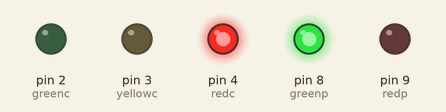
This sketch was run on a simulated Arduino Uno, built with avr-gcc and run on an emulated ATmega328P. Parts: output pins drawn as LEDs (lit = HIGH).

Above: at 2.0 s.
At 17.0 s:
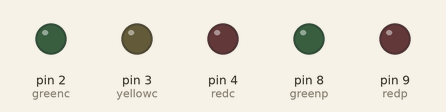
At 20.0 s:
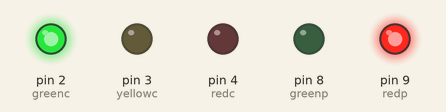
At 23.5 s:
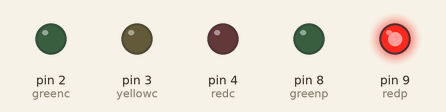
At 34.0 s:
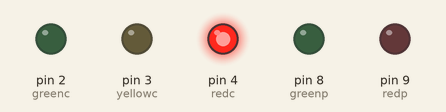
Timing chart, 0 to 37.7 s (numbered marks = the images above):
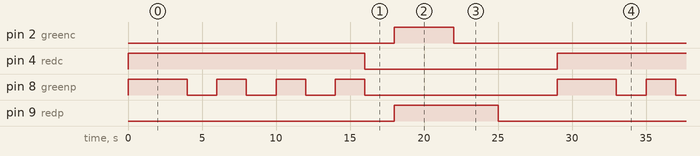

Measured:
- by itself, pin 2 (greenc): alternates HIGH for 4.0 s and LOW for 25.0 s
- by itself, pin 4 (redc): alternates HIGH for 16.0 s and LOW for 13.0 s
- by itself, pin 8 (greenp): repeats every 29.0 s: 3 × (LOW 2.0 s, HIGH 2.0 s), LOW 13.0 s, HIGH 4.0 s
- by itself, pin 9 (redp): alternates HIGH for 7.0 s and LOW for 22.0 s

The sketch:

traffict_lights.ino
```cpp
#define redc 4
#define yellowc 3
#define greenc 2

#define greenp 8
#define redp 9

void setup() {
// Select the outputs
  pinMode(redc, OUTPUT);
  pinMode(yellowc, OUTPUT);
  pinMode(greenc, OUTPUT);

  pinMode(greenp, OUTPUT);
  pinMode(redp, OUTPUT);

}

void loop() {
  // put your main code here, to run repeatedly:

  digitalWrite(redc, HIGH);
  digitalWrite(greenp, HIGH);
  delay(4000);

  digitalWrite(redc, HIGH);
  digitalWrite(greenp, LOW);
  delay(2000);

  digitalWrite(redc, HIGH);
  digitalWrite(greenp, HIGH);
  delay(2000);

  digitalWrite(redc, HIGH);
  digitalWrite(greenp, LOW);
  delay(2000);

  digitalWrite(redc, HIGH);
  digitalWrite(greenp, HIGH);
  delay(2000);

  digitalWrite(redc, HIGH);
  digitalWrite(greenp, LOW);
  delay(2000);

  digitalWrite(redc, HIGH);
  digitalWrite(greenp, HIGH);
  delay(2000);

  digitalWrite(redc, LOW);
  digitalWrite(greenp, LOW);
  delay(2000);

  digitalWrite(greenc, HIGH);
  digitalWrite(redp, HIGH);
  delay(4000);

  digitalWrite(greenc, LOW);
  digitalWrite(redp, HIGH);
  delay(2000);

  digitalWrite(yellowc, LOW);
  digitalWrite(redp, HIGH);
  delay(1000);

  digitalWrite(yellowc, LOW);
  digitalWrite(redp, LOW);
  delay(4000);
}
```
